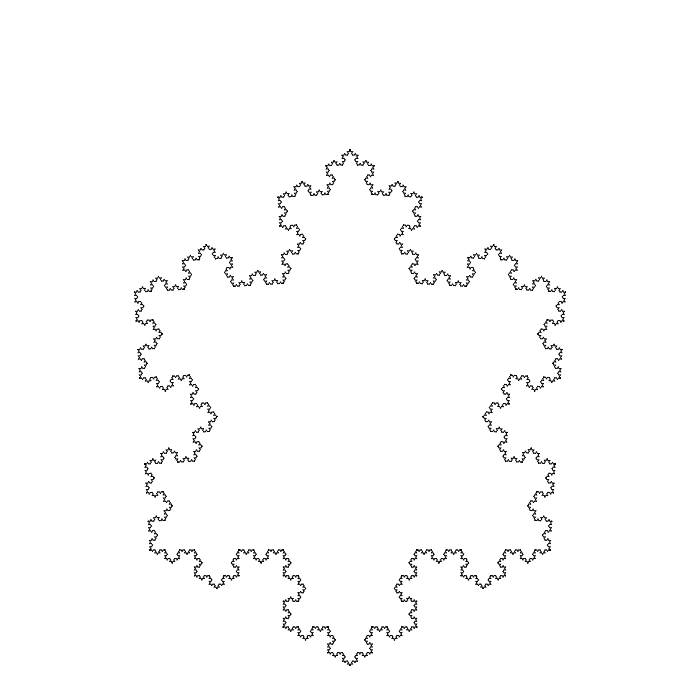
Frame 1 (no input)
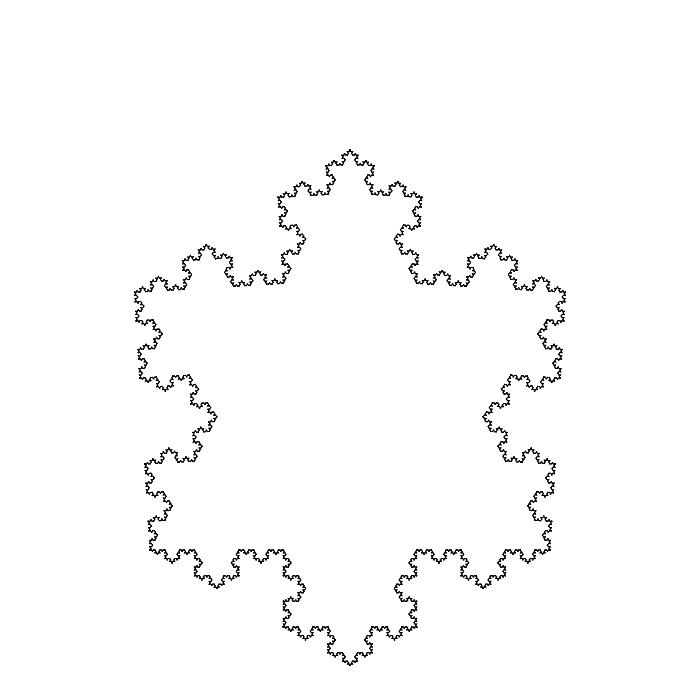
Frame 2 (the mouse pressed at the canvas centre, redrawn once)

The p5.js sketch that drew these frames (run headless with seeded random() and noise() and a simulated clock; the mouse was pressed at the canvas centre and the sketch redrawn once):

// p5.js sketch
// ── sketch.js
var canvas_width = 700;
var canvas_height = 700;

function setup() {
  createCanvas(canvas_width, canvas_height);
}

function draw() {
  noFill();
  stroke(0)
  var num_iterations = 6;
  var center = canvas_width / 2;
  var points = [[canvas_width / 2 + 200, canvas_height / 2 + 200], [canvas_width / 2, canvas_height / 2 - 200], [canvas_width / 2 - 200, canvas_width / 2 + 200]]
  for (var i = 0; i < num_iterations; i++) {
    console.log("START POINTS: " + points);
    if (i == num_iterations - 1) {
        render(points);
    }
    points = create_new_points(points);
  }
  console.log("exiting")
  noLoop();
}

function render(points) {
  for (i = 0; i < points.length - 1; i++) {
    line(points[i][0], points[i][1], points[i+1][0], points[i+1][1])
  }
  line(points[points.length - 1][0], points[points.length - 1][1], points[0][0], points[0][1])
}

function create_new_points(points) {
    var new_points = []
    for (i = 0; i < points.length - 1; i++) {
        new_points = new_points.concat(create_sub_triangle(points[i], points[i+1]));
    }
    new_points = new_points.concat(create_sub_triangle(points[points.length-1], points[0]));
    return new_points
}

function create_sub_triangle(raw_a, raw_b) {
    var a = createVector(raw_a[0], raw_a[1]);
    var b = createVector(raw_b[0], raw_b[1]);
    var base = p5.Vector.sub(b, a);
    var second = base.copy().mult(1 / 3).add(a);
    var third = base.copy().normalize().mult(sqrt(base.mag()*base.mag()/12)).rotate(HALF_PI).add(base.copy().mult(1 / 2)).add(a);
    var fourth = base.copy().mult(2 / 3).add(a);
    return [raw_a, [second.x, second.y], [third.x, third.y], [fourth.x, fourth.y], raw_b]
}
